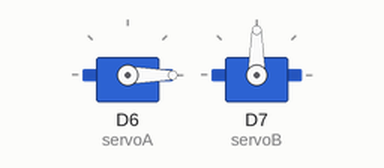
A sketch run on a simulated ESP8266 (NodeMCU). Parts: 2 × servo.

Above: at 0.05 s.
At 2.5 s:
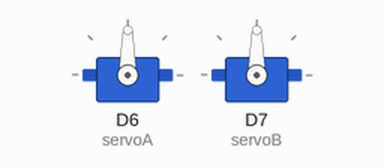
At 5.0 s:
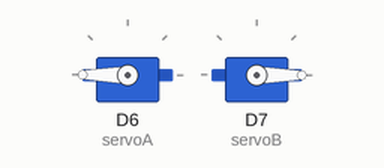
At 10.0 s:
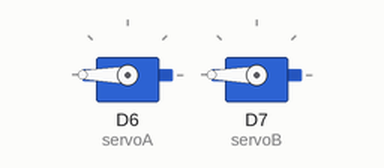
Timing chart, 0 to 13.0 s (numbered marks = the images above):
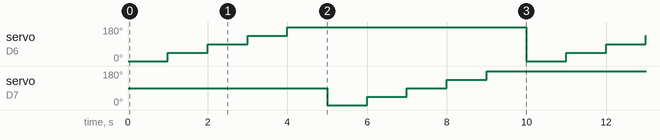

Measured:
- by itself, servo on D6 (servoA): repeats every 10.0 s: 90° 1.0 s, 135° 1.0 s, 180° 6.0 s, 0° 1.0 s, 45° 1.0 s
- by itself, servo on D7 (servoB): repeats every 10.0 s: 45° 1.0 s, 90° 1.0 s, 135° 1.0 s, 180° 6.0 s, 0° 1.0 s

The sketch:

code_exemplo.ino
```cpp
#include <Servo.h>

// Cria objeto para controlar o servo
Servo servomotorA;
Servo servomotorB;

// Especifica o pino usado para controlar o servo
int servoA = D6;
int servoB = D7;

int botaoCIMA = D4;       //laranja
int botaoBAIXO = D1;      //amarelo
int botaoDIREITA = D2;    //verde
int botaoESQUERDA = D3;   //marrom

void setup() {

  Serial.begin(115200);

  pinMode(botaoCIMA, INPUT_PULLUP);
  pinMode(botaoBAIXO, INPUT_PULLUP);
  pinMode(botaoDIREITA, INPUT_PULLUP);
  pinMode(botaoESQUERDA, INPUT_PULLUP);

  // Associa o pino ao objeto servomotor
  servomotorA.attach(servoA);
  servomotorB.attach(servoB);
}

void loop() {


  // // Teste dos botoes

  // if (digitalRead(botaoCIMA) == LOW)
  //   Serial.println("CIMA *");
  // else
  //   Serial.println("CIMA o");

  // if (digitalRead(botaoBAIXO) == LOW)
  //   Serial.println("BAIXO *");
  // else
  //   Serial.println("BAIXO o");

  // if (digitalRead(botaoDIREITA) == LOW)
  //   Serial.println("DIREITA *");
  // else
  //   Serial.println("DIREITA o");

  // if (digitalRead(botaoESQUERDA) == LOW)
  //   Serial.println("ESQUERDA *");
  // else
  //   Serial.println("ESQUERDA o");


  // Serial.println();
  // delay(100);


  //****************************************************


  // Teste dos motores

  servomotorA.write(0);
  delay(1000);
  servomotorA.write(45);
  delay(1000);
  servomotorA.write(90);
  delay(1000);
  servomotorA.write(135);
  delay(1000);
  servomotorA.write(180);
  delay(1000);

  servomotorB.write(0);
  delay(1000);
  servomotorB.write(45);
  delay(1000);
  servomotorB.write(90);
  delay(1000);
  servomotorB.write(135);
  delay(1000);
  servomotorB.write(180);
  delay(1000);


}
```
